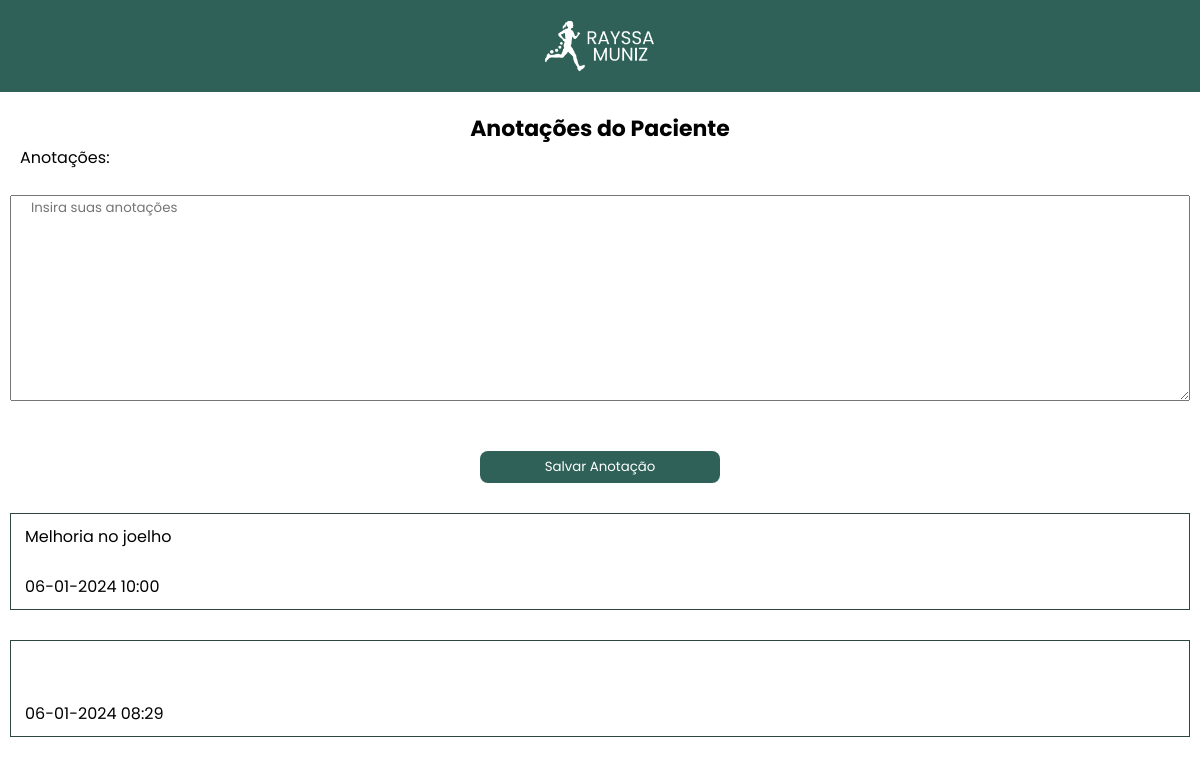
Screenshot of /anotacao/12 with the database file from the repository.
### tables this page shows
CREATE TABLE detalhes (
            id INTEGER PRIMARY KEY AUTOINCREMENT,
            id_paciente INTEGER,
            anotacoes TEXT,
            data TEXT,  -- Adicionando um campo 'data'
            frequencias TEXT,
            evolucao TEXT,
            anamnese TEXT,
            FOREIGN KEY(id_paciente) REFERENCES pacientes(id)
        );

### app.py (the view)
@app.route('/anotacao/<int:paciente_id>')
def exibir_anotacoes(paciente_id):
    conn = sqlite3.connect('pacientes.db')
    cursor = conn.cursor()
    cursor.execute('SELECT anotacoes, data FROM detalhes WHERE id_paciente = ?', (paciente_id,))
    anotacoes = cursor.fetchall()
    print(anotacoes)
    conn.close()
    paciente = {'id': paciente_id}
    return render_template('anotacao.html', paciente=paciente, anotacoes=anotacoes)

### templates/anotacao.html (shortened to what this page needs)
<!DOCTYPE html>
<html lang="pt-br">
<head>
    <link rel="stylesheet" type="text/css" href="{{ url_for('static', filename='/css/anotacao.css') }}">
</head>
    <body>
        <header>
            <img src="{{ url_for('static', filename='img/logo.png') }}" alt="logo">
        </header>
        <div class="container">
            <h1>Anotações do Paciente</h1>
            <form action="/salvar_anotacao" method="POST">
                <label for="anotacao">Anotações:</label><br>
                <textarea name="anotacao" id="anotacao" cols="30" rows="10" placeholder="Insira suas anotações"></textarea><br><br>
                <input class="enviar" type="submit" value="Salvar Anotação">
            </form>
            <div class="anotacoes">
                {% for anotacao, data in anotacoes|reverse %}
                    <p>{{ anotacao }}
                        <br><br>
                        {{ data }}
                    </p>
                {% endfor %}
            </div>
    </body>
</html>

### static/css/anotacao.css (style rules this page uses)
* { margin: 0; font-family: Poppins; }
header { display: flex; flex-direction: row; justify-content: center; align-items: center; background-color: #2F6158; }
header img { padding: 16px; width: 10% ; }
.container h1 { display: flex; justify-content: center; margin-top: 20px; font-size: 22px; }
.container form { display: flex; flex-direction: column; }
form label { padding-left: 20px; }
.enviar { display: flex; justify-content: center; align-items: center; width: 20%; height: 32px; margin-left: auto; margin-right: auto; background-color: #2F6158; color: white ; border: none; border-radius: 8px; cursor: pointer; }
.container p { border: 1.5px solid #304642; margin-top: 30px; padding: 10px; padding-left: 14px; word-wrap: break-word; margin-left: 10px; margin-right: 10px; }
.container textarea { padding-left: 20px; padding-right: 20px; margin-left: 10px; margin-right: 10px; }

### rows the page displays
detalhes: anotacoes "Melhoria no joelho", data "06-01-2024 10:00"
detalhes: data "06-01-2024 08:29"
